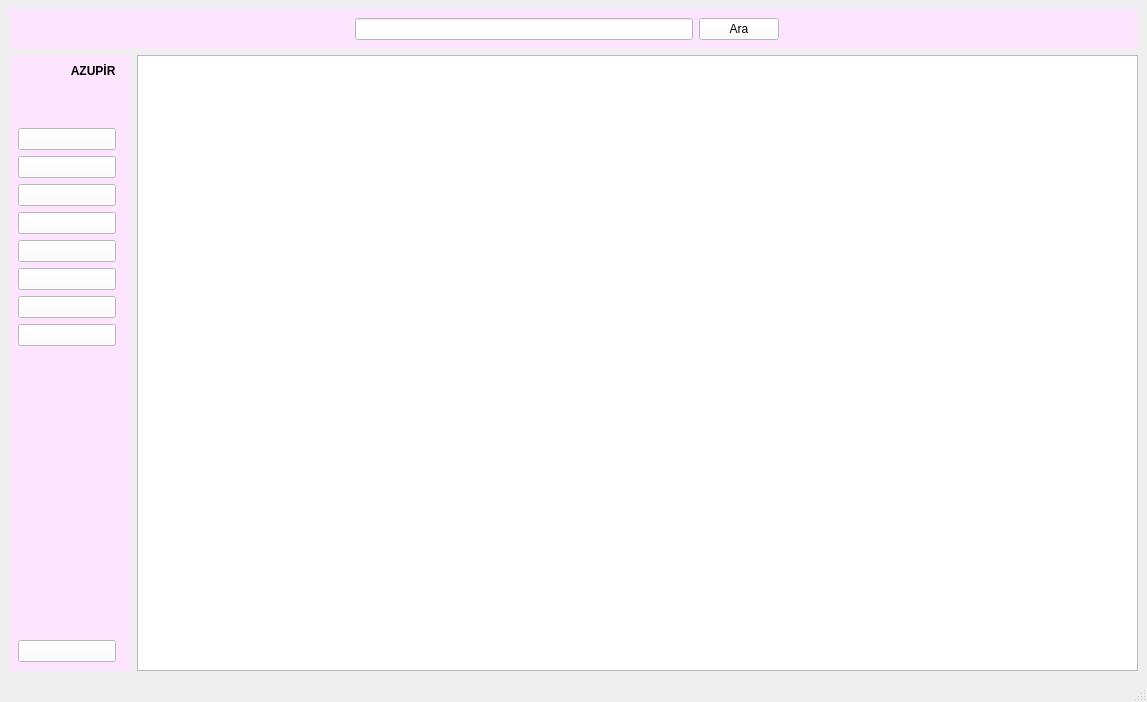
<?xml version="1.0" encoding="UTF-8"?>
<ui version="4.0">
 <class>MainWindow</class>
 <widget class="QMainWindow" name="MainWindow">
  <property name="geometry">
   <rect>
    <x>0</x>
    <y>0</y>
    <width>1147</width>
    <height>702</height>
   </rect>
  </property>
  <property name="windowTitle">
   <string>MainWindow</string>
  </property>
  <widget class="QWidget" name="centralwidget">
   <layout class="QGridLayout" name="gridLayout_2">
    <item row="0" column="0" colspan="2">
     <widget class="QWidget" name="widget_3" native="true">
      <property name="styleSheet">
       <string notr="true">background-color: rgb(253, 229, 255);</string>
      </property>
      <layout class="QHBoxLayout" name="horizontalLayout">
       <item>
        <spacer name="horizontalSpacer_2">
         <property name="orientation">
          <enum>Qt::Horizontal</enum>
         </property>
         <property name="sizeHint" stdset="0">
          <size>
           <width>165</width>
           <height>20</height>
          </size>
         </property>
        </spacer>
       </item>
       <item>
        <widget class="QLineEdit" name="lineEdit">
         <property name="styleSheet">
          <string notr="true">background-color: rgb(255, 255, 255);</string>
         </property>
        </widget>
       </item>
       <item>
        <widget class="QPushButton" name="pushButton_9">
         <property name="styleSheet">
          <string notr="true">background-color: rgb(255, 255, 255);</string>
         </property>
         <property name="text">
          <string>Ara</string>
         </property>
         <property name="icon">
          <iconset>
           <normaloff>../../Downloads/search.png</normaloff>../../Downloads/search.png</iconset>
         </property>
        </widget>
       </item>
       <item>
        <spacer name="horizontalSpacer">
         <property name="orientation">
          <enum>Qt::Horizontal</enum>
         </property>
         <property name="sizeHint" stdset="0">
          <size>
           <width>165</width>
           <height>20</height>
          </size>
         </property>
        </spacer>
       </item>
       <item>
        <widget class="QLabel" name="label_4">
         <property name="text">
          <string/>
         </property>
         <property name="pixmap">
          <pixmap>../../Downloads/administrator-2-xl.png</pixmap>
         </property>
        </widget>
       </item>
      </layout>
     </widget>
    </item>
    <item row="1" column="1">
     <layout class="QGridLayout" name="gridLayout">
      <item row="0" column="1">
       <widget class="QTableView" name="tableView"/>
      </item>
     </layout>
    </item>
    <item row="1" column="0">
     <widget class="QWidget" name="widget" native="true">
      <property name="styleSheet">
       <string notr="true">background-color: rgb(253, 229, 255);</string>
      </property>
      <layout class="QGridLayout" name="gridLayout_3">
       <item row="12" column="0">
        <widget class="QPushButton" name="pushButton_15">
         <property name="styleSheet">
          <string notr="true">background-color: rgb(255, 255, 255);</string>
         </property>
         <property name="text">
          <string/>
         </property>
         <property name="icon">
          <iconset>
           <normaloff>../../Downloads/X.png</normaloff>../../Downloads/X.png</iconset>
         </property>
        </widget>
       </item>
       <item row="1" column="0" colspan="2">
        <widget class="QWidget" name="widget_4" native="true">
         <layout class="QHBoxLayout" name="horizontalLayout_2">
          <item>
           <spacer name="horizontalSpacer_3">
            <property name="orientation">
             <enum>Qt::Horizontal</enum>
            </property>
            <property name="sizeHint" stdset="0">
             <size>
              <width>18</width>
              <height>20</height>
             </size>
            </property>
           </spacer>
          </item>
          <item>
           <widget class="QLabel" name="label">
            <property name="text">
             <string/>
            </property>
            <property name="pixmap">
             <pixmap>../../Downloads/AZ-removebg-preview.png</pixmap>
            </property>
           </widget>
          </item>
          <item>
           <spacer name="horizontalSpacer_4">
            <property name="orientation">
             <enum>Qt::Horizontal</enum>
            </property>
            <property name="sizeHint" stdset="0">
             <size>
              <width>19</width>
              <height>20</height>
             </size>
            </property>
           </spacer>
          </item>
         </layout>
        </widget>
       </item>
       <item row="2" column="0">
        <widget class="QPushButton" name="pushButton_7">
         <property name="styleSheet">
          <string notr="true">background-color: rgb(255, 255, 255);</string>
         </property>
         <property name="text">
          <string/>
         </property>
         <property name="icon">
          <iconset>
           <normaloff>../../Downloads/new.png</normaloff>../../Downloads/new.png</iconset>
         </property>
        </widget>
       </item>
       <item row="4" column="0">
        <widget class="QPushButton" name="pushButton_9">
         <property name="styleSheet">
          <string notr="true">background-color: rgb(255, 255, 255);</string>
         </property>
         <property name="text">
          <string/>
         </property>
         <property name="icon">
          <iconset>
           <normaloff>orders2.png</normaloff>orders2.png</iconset>
         </property>
        </widget>
       </item>
       <item row="5" column="0">
        <widget class="QPushButton" name="pushButton_10">
         <property name="styleSheet">
          <string notr="true">background-color: rgb(255, 255, 255);</string>
         </property>
         <property name="text">
          <string/>
         </property>
         <property name="icon">
          <iconset>
           <normaloff>das.png</normaloff>das.png</iconset>
         </property>
        </widget>
       </item>
       <item row="6" column="0">
        <widget class="QPushButton" name="pushButton_11">
         <property name="styleSheet">
          <string notr="true">background-color: rgb(255, 255, 255);</string>
         </property>
         <property name="text">
          <string/>
         </property>
         <property name="icon">
          <iconset>
           <normaloff>../../Downloads/orders.png</normaloff>../../Downloads/orders.png</iconset>
         </property>
        </widget>
       </item>
       <item row="7" column="0">
        <widget class="QPushButton" name="pushButton_12">
         <property name="styleSheet">
          <string notr="true">background-color: rgb(255, 255, 255);</string>
         </property>
         <property name="text">
          <string/>
         </property>
         <property name="icon">
          <iconset>
           <normaloff>../../Downloads/orders2.png</normaloff>../../Downloads/orders2.png</iconset>
         </property>
        </widget>
       </item>
       <item row="3" column="0">
        <widget class="QPushButton" name="pushButton_8">
         <property name="styleSheet">
          <string notr="true">background-color: rgb(255, 255, 255);</string>
         </property>
         <property name="text">
          <string/>
         </property>
         <property name="icon">
          <iconset>
           <normaloff>../../Downloads/das2.png</normaloff>../../Downloads/das2.png</iconset>
         </property>
        </widget>
       </item>
       <item row="8" column="0">
        <widget class="QPushButton" name="pushButton_13">
         <property name="styleSheet">
          <string notr="true">background-color: rgb(255, 255, 255);</string>
         </property>
         <property name="text">
          <string/>
         </property>
         <property name="icon">
          <iconset>
           <normaloff>../../Downloads/kamyon.png</normaloff>../../Downloads/kamyon.png</iconset>
         </property>
        </widget>
       </item>
       <item row="9" column="0">
        <widget class="QPushButton" name="pushButton_14">
         <property name="styleSheet">
          <string notr="true">background-color: rgb(255, 255, 255);</string>
         </property>
         <property name="text">
          <string/>
         </property>
         <property name="icon">
          <iconset>
           <normaloff>../../Downloads/kamyon3.png</normaloff>../../Downloads/kamyon3.png</iconset>
         </property>
        </widget>
       </item>
       <item row="10" column="0">
        <spacer name="verticalSpacer">
         <property name="orientation">
          <enum>Qt::Vertical</enum>
         </property>
         <property name="sizeHint" stdset="0">
          <size>
           <width>20</width>
           <height>40</height>
          </size>
         </property>
        </spacer>
       </item>
       <item row="0" column="0">
        <widget class="QLabel" name="label_2">
         <property name="font">
          <font>
           <family>MS Sans Serif</family>
           <weight>75</weight>
           <bold>true</bold>
          </font>
         </property>
         <property name="text">
          <string>                AZUPİR</string>
         </property>
        </widget>
       </item>
      </layout>
     </widget>
    </item>
   </layout>
  </widget>
  <widget class="QStatusBar" name="statusbar"/>
 </widget>
 <resources>
  <include location="../../Downloads/azupir.qrc"/>
 </resources>
 <connections/>
</ui>
